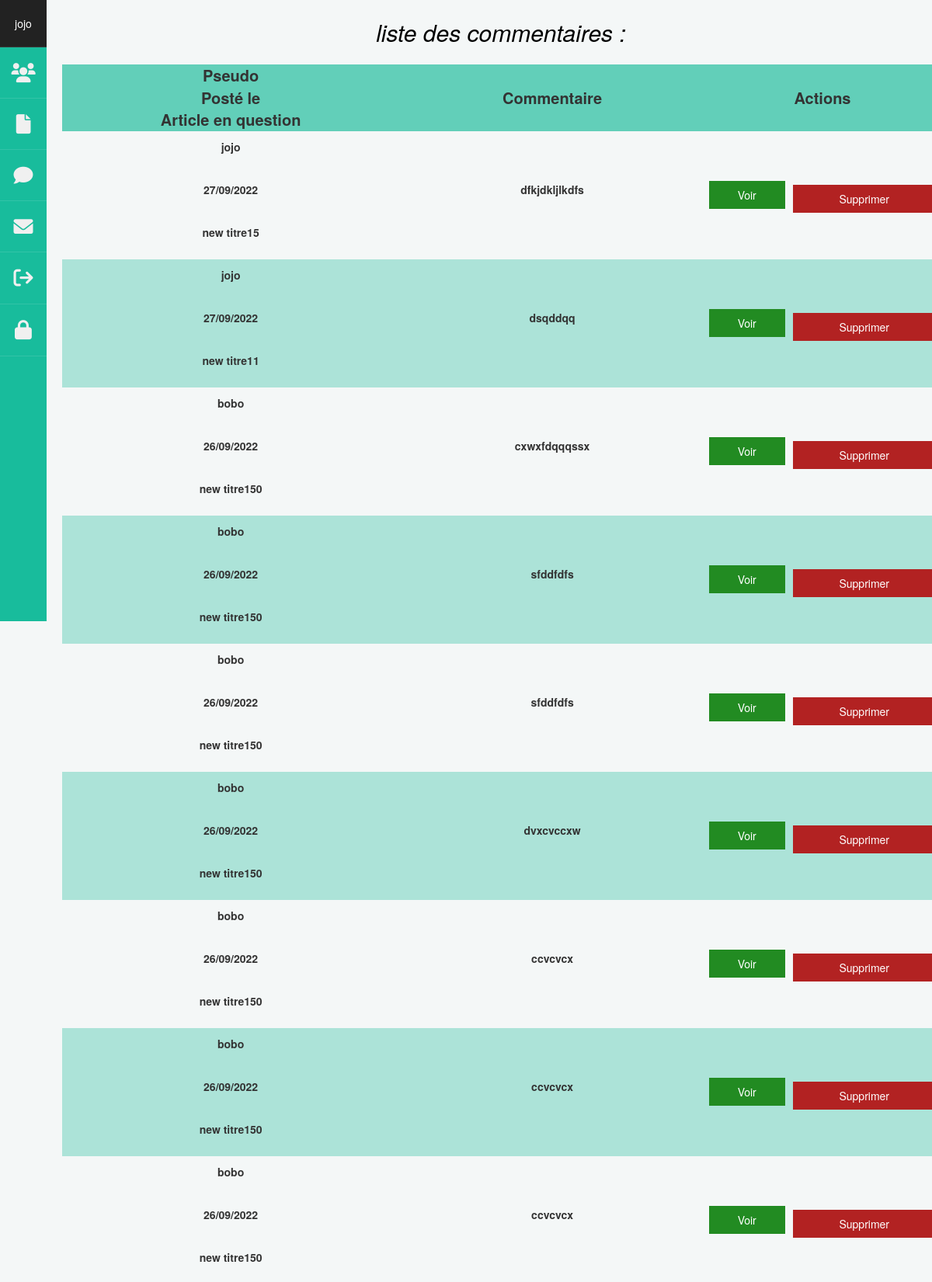
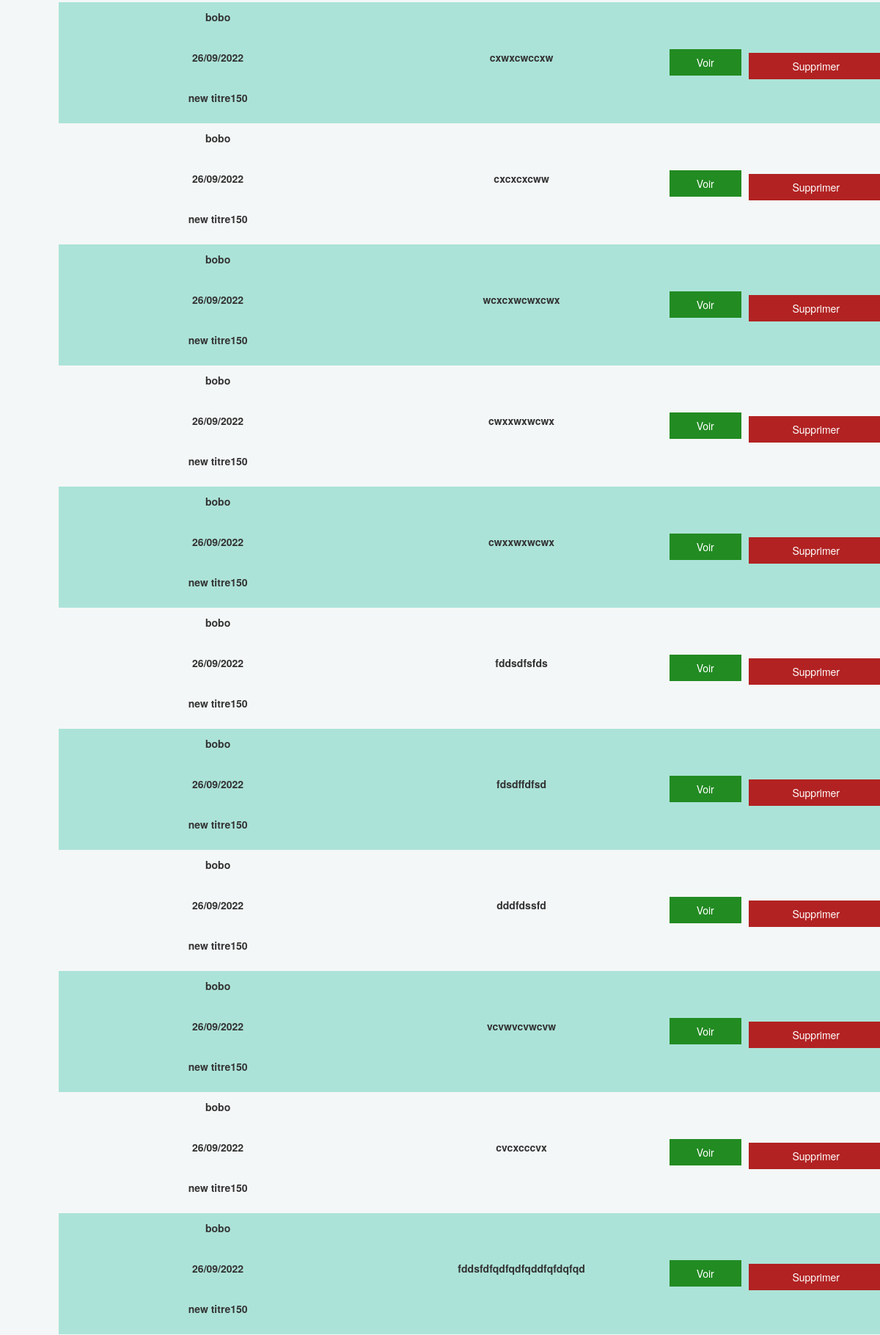
The page /listComment (signed in, upper part) on the database its author committed (2 pictures, top to bottom).
### tables this page shows
CREATE TABLE `commentaire` (
  `id` int(11) UNSIGNED NOT NULL,
  `commentaire` mediumtext NOT NULL,
  `dateCreation` timestamp NOT NULL DEFAULT current_timestamp(),
  `estValide` tinyint(2) NOT NULL DEFAULT 0,
  `utilisateur_id` int(11) NOT NULL,
  `article_id` int(11) NOT NULL
);

CREATE TABLE `utilisateur` (
  `id` int(11) NOT NULL,
  `pseudo` varchar(100) NOT NULL,
  `email` varchar(150) NOT NULL,
  `password` varchar(255) NOT NULL,
  `role` tinyint(1) NOT NULL,
  `dateCreation` timestamp NOT NULL DEFAULT current_timestamp()
);

CREATE TABLE `article` (
  `id` int(11) NOT NULL,
  `titre` varchar(100) NOT NULL,
  `chapo` varchar(255) NOT NULL,
  `contenu` mediumtext NOT NULL,
  `auteur` varchar(100) NOT NULL,
  `dateCreation` datetime NOT NULL DEFAULT current_timestamp(),
  `dateModif` datetime DEFAULT current_timestamp()
);

### src/Controllers/AdminController.php (called while the page is built, shortened)
<?php
class AdminController
{
     public function displayListComment()
     {
         $adminManager = new \Blog\Models\AdminManager();
         $listComment = $adminManager->listComment();
         require 'src/Views/Admin/listComment.php';
     }
    }

### src/Models/AdminManager.php (called while the page is built, shortened)
<?php
class AdminManager extends Manager{
     public function listComment()
     {
         $bdd = $this->dbConnect();
         $req = $bdd->prepare("SELECT commentaire.*, DATE_FORMAT(commentaire.dateCreation, '%d/%m/%Y') AS dateCreation, utilisateur.pseudo, article.titre FROM commentaire
         INNER JOIN utilisateur
         ON commentaire.utilisateur_id = utilisateur.id
         INNER JOIN article
         ON commentaire.article_id = article.id
         ORDER BY id DESC");
         $req->execute();
         return $req;
     }
}

### src/Views/Admin/listComment.php (the view, shortened to what this page needs)
<section class="section-article-admin">
    <h1>liste des commentaires :</h1>
    <div class="centrer-tableau">
        <table class="page-list-admin">
            <thead>
                <tr>
                    <th class="display-creation">Pseudo</th>
                    <th class="display-creation">Posté le</th>
                    <th class="display-creation">Article en question</th>
                    <th>Commentaire</th>
                    <th colspan="2">Actions</th>
                </tr>
            </thead>
            <tbody>
                <?php foreach ($listComment as $comment) :?>
                <tr>
                    <td class="display-creation">
                        <p><?= htmlspecialchars($comment['pseudo']) ?></p>
                    </td>
                    <td class="display-creation">
                        <p><?= htmlspecialchars($comment['dateCreation']) ?></p>
                    </td>
                    <td class="display-creation">
                        <p><?= htmlspecialchars($comment['titre']) ?></p>
                    </td>
                    <td>
                        <p class="max-content"><?= htmlspecialchars($comment['commentaire']) ?></p>
                    </td>
                    <div class="btn-comment">
                        <td><a href="#" class="btn-action-admin">Voir</a></td>
                        <td>
                            <a href="#" class="btn-action-admin-red">Supprimer</a>
                        </td>
                    </div>
                </tr>
                <?php endforeach; ?>
            </tbody>
        </table>
    </div>
</section>
<?php require 'layoutsAdmin/template.php';

### Public/css/styleAdmin.css (style rules this page uses)
:root { --mainColor: #18BC9C; --mainLightColor: #62cfb9; --mainSuperLightColor: #ace3d8; --bodyColor: #f4f7f7; }
body { height: 100%; position: relative; background-color: var(--bodyColor); }
h1 { font-size: 1.5rem; margin: 2rem 0; text-align: center; }
a { text-decoration: none; color: black; }
a, a:hover, a:focus, a:active, a.active { outline: none; }
#main-dashboard-admin h1 { text-align: center; font-size: 3rem; padding: 5px; font-style: italic; color: black; }
.centrer-tableau { margin-bottom: 1rem; }
.page-list-admin { width: 100%; border-collapse: collapse; text-align: center; }
.page-list-admin thead { background-color: var(--mainLightColor); font-size: 1.3rem; }
.page-list-admin td { padding: 1rem 0.5rem; }
.page-list-admin tr:nth-child(even) { background-color: var(--mainSuperLightColor); }
.display-creation { display: none; }
.btn-comment { display: flex; align-items: center; justify-content: space-around; }
.section-article-admin { text-align: center; margin: 1rem; }
.section-article-admin p { font-weight: 700; }
@media screen and (min-width: 768px) { .display-creation { display: block; } }

### rows shown on the page
commentaire: utilisateur.pseudo "jojo", dateCreation "27/09/2022", article.titre "new titre15", commentaire "dfkjdkljlkdfs"
commentaire: utilisateur.pseudo "jojo", dateCreation "27/09/2022", article.titre "new titre11", commentaire "dsqddqq"
commentaire: utilisateur.pseudo "bobo", dateCreation "26/09/2022", article.titre "new titre150", commentaire "cxwxfdqqqssx"
commentaire: utilisateur.pseudo "bobo", dateCreation "26/09/2022", article.titre "new titre150", commentaire "sfddfdfs"
commentaire: utilisateur.pseudo "bobo", dateCreation "26/09/2022", article.titre "new titre150", commentaire "sfddfdfs"
commentaire: utilisateur.pseudo "bobo", dateCreation "26/09/2022", article.titre "new titre150", commentaire "dvxcvccxw"
commentaire: utilisateur.pseudo "bobo", dateCreation "26/09/2022", article.titre "new titre150", commentaire "ccvcvcx"
commentaire: utilisateur.pseudo "bobo", dateCreation "26/09/2022", article.titre "new titre150", commentaire "ccvcvcx"
commentaire: utilisateur.pseudo "bobo", dateCreation "26/09/2022", article.titre "new titre150", commentaire "ccvcvcx"
commentaire: utilisateur.pseudo "bobo", dateCreation "26/09/2022", article.titre "new titre150", commentaire "cxwxcwccxw"
commentaire: utilisateur.pseudo "bobo", dateCreation "26/09/2022", article.titre "new titre150", commentaire "cxcxcxcww"
commentaire: utilisateur.pseudo "bobo", dateCreation "26/09/2022", article.titre "new titre150", commentaire "wcxcxwcwxcwx"
commentaire: utilisateur.pseudo "bobo", dateCreation "26/09/2022", article.titre "new titre150", commentaire "cwxxwxwcwx"
commentaire: utilisateur.pseudo "bobo", dateCreation "26/09/2022", article.titre "new titre150", commentaire "cwxxwxwcwx"
commentaire: utilisateur.pseudo "bobo", dateCreation "26/09/2022", article.titre "new titre150", commentaire "fddsdfsfds"
commentaire: utilisateur.pseudo "bobo", dateCreation "26/09/2022", article.titre "new titre150", commentaire "fdsdffdfsd"
commentaire: utilisateur.pseudo "bobo", dateCreation "26/09/2022", article.titre "new titre150", commentaire "dddfdssfd"
commentaire: utilisateur.pseudo "bobo", dateCreation "26/09/2022", article.titre "new titre150", commentaire "vcvwvcvwcvw"
commentaire: utilisateur.pseudo "bobo", dateCreation "26/09/2022", article.titre "new titre150", commentaire "cvcxcccvx"
commentaire: utilisateur.pseudo "bobo", dateCreation "26/09/2022", article.titre "new titre150", commentaire "fddsfdfqdfqdfqddfqfdqfqd"

### other values the page prints
$_SESSION['pseudo'] "jojo"
